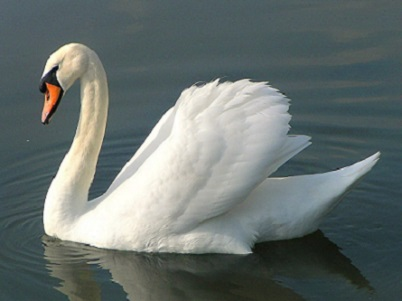
%> input picture p2.jfif, 402 x 301 px
$ octave allQs.m   (GNU Octave 9; MATLAB toolbox functions it lacks are replaced by stand-ins)
%> lines starting %> are read from the running program, lines starting %| are printed output that depends on the picture
### plotone.m
function [] = plotone(sig, im)
    [dx,dy] = imgradientxy(im); %compute image gradient
    dx2 = dx.*dx;   %compute square of 1st derivative
    dy2 = dy.*dy;   %compute square of 1st derivative
    dxy = dx.*dy;   %compute product of 2 1st derivatives

    fun = fspecial('gaussian',6*floor(sig),2*sig);
    %compute x2,y2 and xy for all points
    x2 = conv2(dx2,fun);
    y2 = conv2(dy2,fun);
    xy = conv2(dxy,fun);

    row = size(im,1);
    col = size(im,2);
    %pre allocate the image
    newim = zeros(row,col);
    for x = 1:col
        for y = 1:row
            %construct hessian
            M = [x2(y,x), xy(y,x) ; xy(y,x), y2(y,x)];
            %compute harris-steven value
            newim(y,x) = det(M) - 0.1*trace(M)^2;
        end
    end

    %draw the image
    imagesc(newim);
    colormap(jet);
    colorbar;
end

### allQs.m
clc;
clear;
close all;
rng(5);  %when running the code, you can delete it

im = imread('p2.jfif');    %p1.jpg for another image
%> im is the input picture: size 301x402x3 uint8; mean R, G, B 103.1, 112.8, 110.4
im = rgb2gray(im);        %convert the image to gray
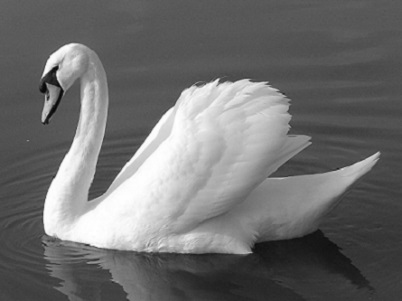
%> im: size 301x402 uint8; min 5, max 255, mean 109.6
im = imresize(im,1.2);     %mainly used in Q7
%> im: size 362x483 uint8
scales = zeros(size(im,1),size(im,2),17);    %scale space, 17 layers
sigma0 = 1;              %initial sigma
step = 2^(1/4);          %change of sigma in each layer
for i=0:16
    fun = fspecial('gaussian', 20, sigma0 * step^i);  %construct Gaussian with specified sigma
    scales(:,:,i+1) = conv2(im, fun, 'same');   %convolve image with gaussian
end

% Q1
figure();
for i=1:16
    subplot(4,4,i);
    imagesc(scales(:,:,i+1));      %draw each layer
    title('sigma is ' + string(sigma0 * step^i));
end
colormap(gray);     %use gray colormap
sgtitle('Q1 Gaussian Scale Space');     %the title for all subplots
colorbar('Position', [0.92 0.1 0.03 0.82]);   %colorbar for all pictures
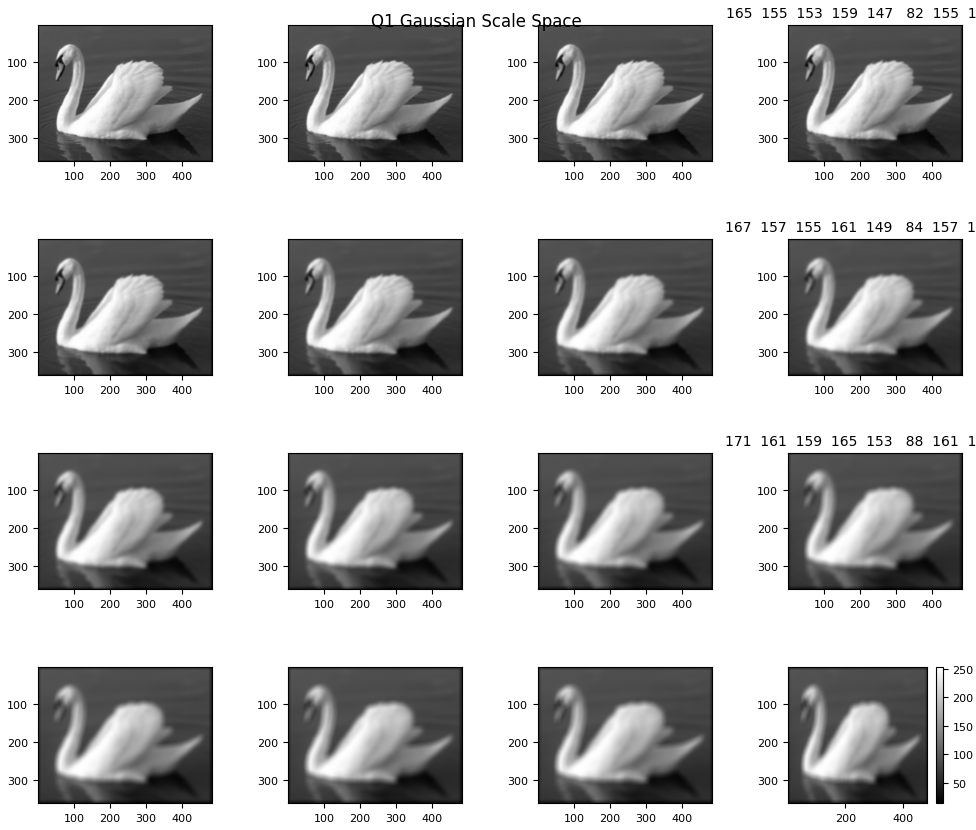
%> figure redrawn from the program's plot data, 16 panels
%> the run ends on the next line


%Q2
figure();
for i=1:16
    subplot(4,4,i);
    sigma = sigma0 * step^i;
    plotone(sigma,scales(:,:,i+1));     %calling the plotone function to plot the map of harris-steven values
